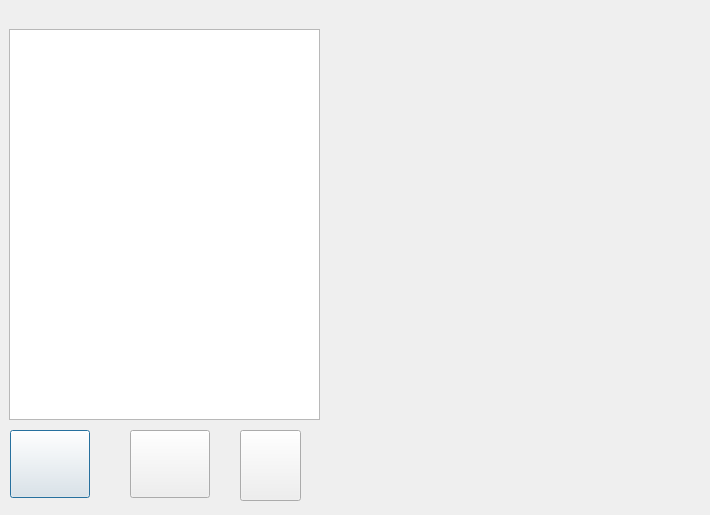
<?xml version="1.0" encoding="UTF-8"?>
<ui version="4.0">
 <class>Dialog</class>
 <widget class="QDialog" name="Dialog">
  <property name="geometry">
   <rect>
    <x>0</x>
    <y>0</y>
    <width>710</width>
    <height>515</height>
   </rect>
  </property>
  <property name="windowTitle">
   <string>Dialog</string>
  </property>
  <property name="styleSheet">
   <string notr="true"/>
  </property>
  <widget class="QListWidget" name="Lista">
   <property name="geometry">
    <rect>
     <x>9</x>
     <y>29</y>
     <width>311</width>
     <height>391</height>
    </rect>
   </property>
  </widget>
  <widget class="QPushButton" name="carpeta">
   <property name="geometry">
    <rect>
     <x>10</x>
     <y>430</y>
     <width>80</width>
     <height>68</height>
    </rect>
   </property>
   <property name="text">
    <string/>
   </property>
   <property name="icon">
    <iconset>
     <normaloff>Iconos/folder.svg</normaloff>Iconos/folder.svg</iconset>
   </property>
   <property name="iconSize">
    <size>
     <width>60</width>
     <height>60</height>
    </size>
   </property>
  </widget>
  <widget class="QPushButton" name="archivo">
   <property name="geometry">
    <rect>
     <x>130</x>
     <y>430</y>
     <width>80</width>
     <height>68</height>
    </rect>
   </property>
   <property name="text">
    <string/>
   </property>
   <property name="icon">
    <iconset>
     <normaloff>Iconos/file.svg</normaloff>Iconos/file.svg</iconset>
   </property>
   <property name="iconSize">
    <size>
     <width>60</width>
     <height>60</height>
    </size>
   </property>
  </widget>
  <widget class="QPushButton" name="borrar">
   <property name="geometry">
    <rect>
     <x>240</x>
     <y>430</y>
     <width>61</width>
     <height>71</height>
    </rect>
   </property>
   <property name="text">
    <string/>
   </property>
   <property name="icon">
    <iconset>
     <normaloff>Iconos/delete.svg</normaloff>Iconos/delete.svg</iconset>
   </property>
   <property name="iconSize">
    <size>
     <width>60</width>
     <height>60</height>
    </size>
   </property>
  </widget>
 </widget>
 <resources/>
 <connections/>
</ui>
